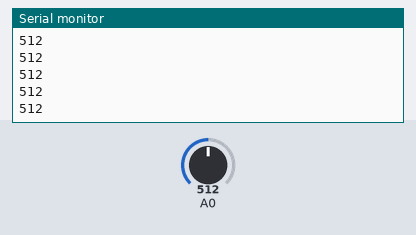
Recording of a sketch running on a simulated Arduino Uno, built with avr-gcc and run on an emulated ATmega328P. Parts: the last lines printed to the serial monitor. The inputs (shaded band) are chosen by the test bench; at power-on: A0 = 512.

Above: at 1.2 s.
1.3 s: A0 set to 716
At 1.31 s:
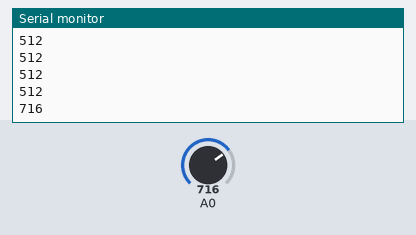
2.8 s: A0 set to 900
At 2.81 s:
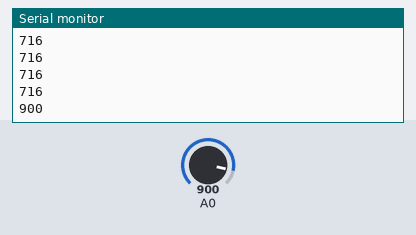
Timing chart, 0 to 5.8 s (numbered marks = the images above; inputs shaded):
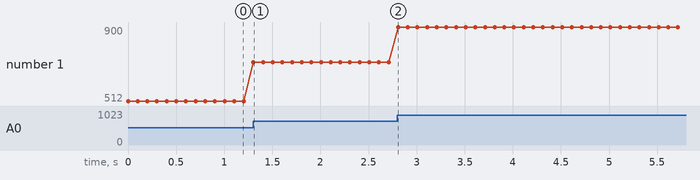

Measured:
- after the input at 1.3 s, the serial monitor: prints a new line at once (image 1)
- after the input at 2.8 s, the serial monitor: prints a new line at once (image 2)
- plotted number 1: 512 → 716 after the input at 1.3 s, 716 → 900 after the input at 2.8 s

The sketch:

basicValues.ino
```cpp
void setup() {
  Serial.begin(115200); // open serial port, set the baud rate as 9600 bps
}
void loop() {
  int val;
  val = analogRead(0); //connect sensor to Analog 0
  Serial.println(val); //print the value to serial port
  delay(100);
}
```
